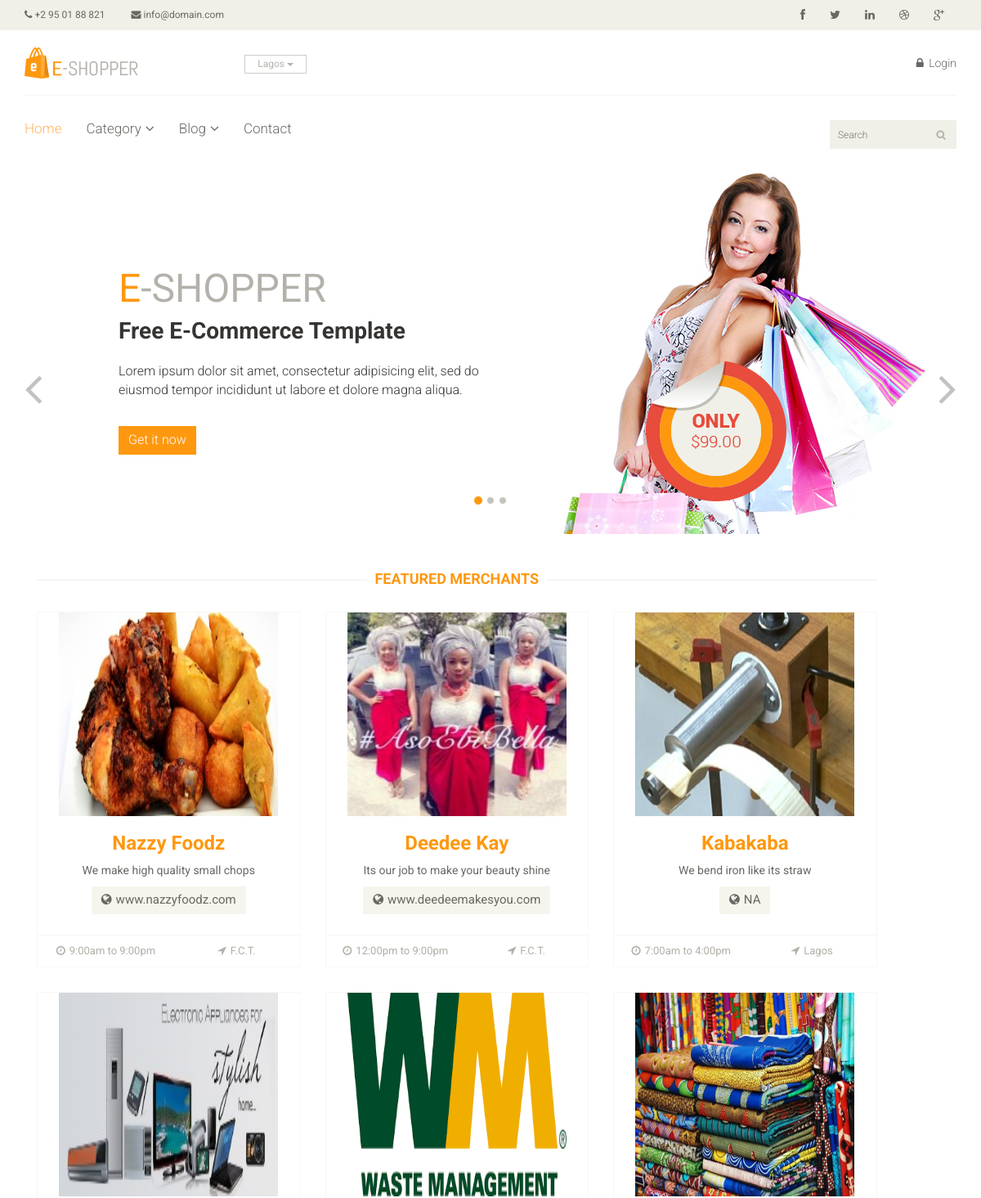
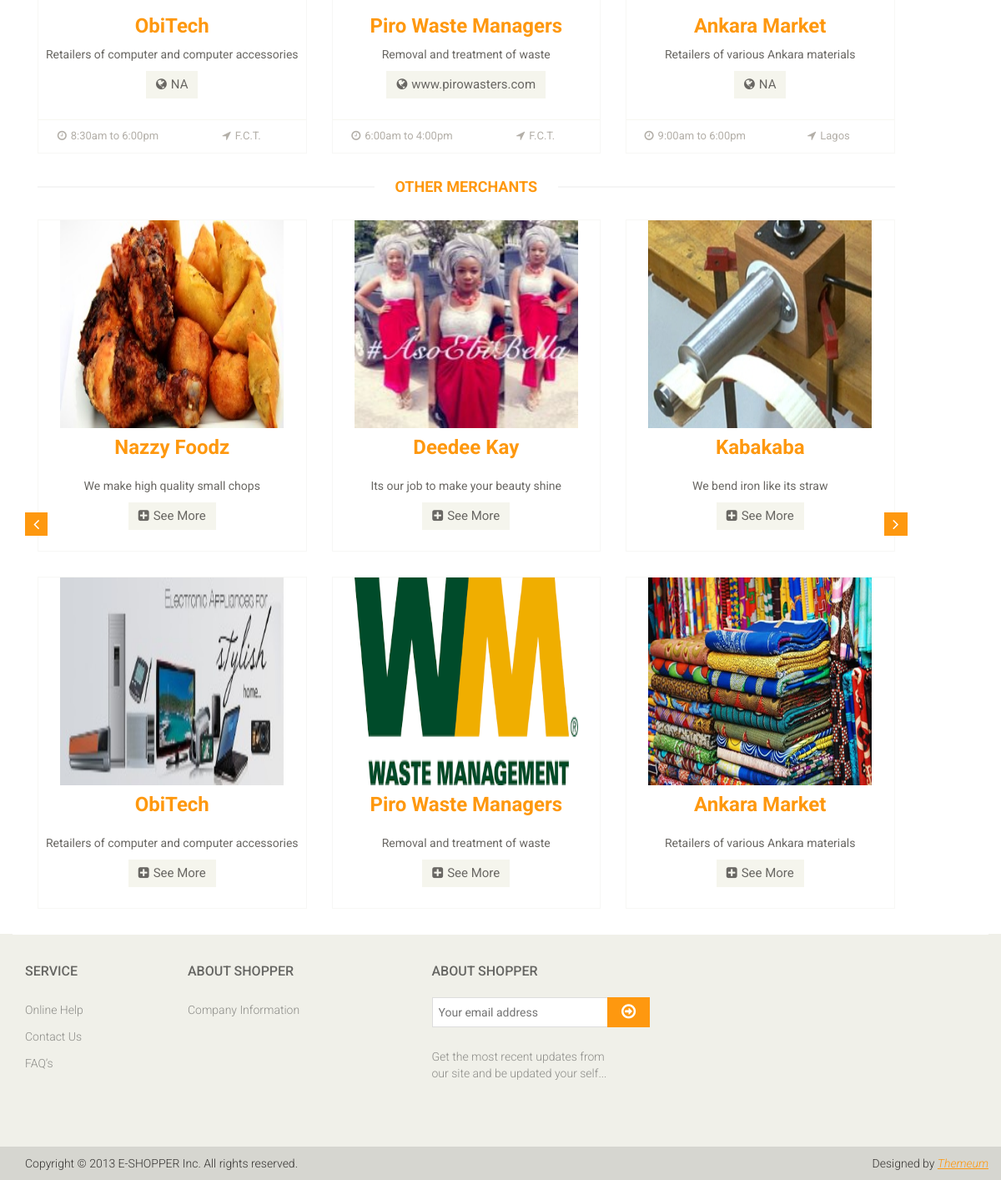
The page /home on the database its author committed (2 pictures, top to bottom).
### model.py (models this page shows)
class Merchant(Base):
	__tablename__ = 'merchant'
	id = Column(Integer, primary_key=True)
	name = Column(String (100), nullable=False)
	address = Column(String(255), nullable=False)
	lga = Column(String(120), nullable=False)
	state = Column(String(25), nullable=False)
	category = Column(String(50), nullable=False)
	website = Column(String(80))
	short_desc = Column(String(100))
	long_desc = Column(String(255))
	open_time = Column(String(5))
	close_time = Column(String(5))
	img = Column(String(255))

### run.py (the view)
@app.route('/')
@app.route('/home')
def home():
    featuredMerchants = session.query(FeaturedMerchants).all()
    merchants = []
    for merchant in featuredMerchants:
        merchants.append(merchant.merchant)
    otherMerchants = session.query(Merchant).all()
    return render_template('index.html',
                            featuredMerchants=merchants,
                            otherMerchants=otherMerchants)

### templates/index.html (shortened to what this page needs)
<!DOCTYPE html>
<html>
<head>
    <link href="{{ url_for('static', filename='css/bootstrap.min.css') }}" rel="stylesheet">
    <link href="{{ url_for('static', filename='css/font-awesome.min.css') }}" rel="stylesheet">
    <link href="{{ url_for('static', filename='css/prettyPhoto.css') }}" rel="stylesheet">
    <link href="{{ url_for('static', filename='css/price-range.css') }}" rel="stylesheet">
    <link href="{{ url_for('static', filename='css/animate.css') }}" rel="stylesheet">
	<link href="{{ url_for('static', filename='css/main.css') }}" rel="stylesheet">
	<link href="{{ url_for('static', filename='css/responsive.css') }}" rel="stylesheet">
</head>
<body>
	<header id="header">
		<div class="header_top">
			<div class="container">
				<div class="row">
					<div class="col-sm-6">
						<div class="contactinfo">
							<ul class="nav nav-pills">
								<li><a href="#"><i class="fa fa-phone"></i> +2 95 01 88 821</a></li>
								<li><a href="#"><i class="fa fa-envelope"></i> info@domain.com</a></li>
							</ul>
						</div>
					</div>
					<div class="col-sm-6">
						<div class="social-icons pull-right">
							<ul class="nav navbar-nav">
								<li><a href="#"><i class="fa fa-facebook"></i></a></li>
								<li><a href="#"><i class="fa fa-twitter"></i></a></li>
								<li><a href="#"><i class="fa fa-linkedin"></i></a></li>
								<li><a href="#"><i class="fa fa-dribbble"></i></a></li>
								<li><a href="#"><i class="fa fa-google-plus"></i></a></li>
							</ul>
						</div>
					</div>
				</div>
			</div>
		</div>
		<div class="header-middle">
			<div class="container">
				<div class="row">
					<div class="col-sm-4">
						<div class="logo pull-left">
							<a href="index.html"><img src="{{ url_for('static', filename='images/home/logo.png') }}" alt="" /></a>
						</div>
						<div class="btn-group pull-right">
							<div class="btn-group">
								<button type="button" class="btn btn-default dropdown-toggle usa" data-toggle="dropdown">
									Lagos
									<span class="caret"></span>
								</button>
							</div>
						</div>
					</div>
					<div class="col-sm-8">
						<div class="shop-menu pull-right">
							<ul class="nav navbar-nav">
								<li><a href="login.html"><i class="fa fa-lock"></i> Login</a></li>
							</ul>
						</div>
					</div>
				</div>
			</div>
		</div>
		<div class="header-bottom">
			<div class="container">
				<div class="row">
					<div class="col-sm-9">
						<div class="mainmenu pull-left">
							<ul class="nav navbar-nav collapse navbar-collapse">
								<li><a href="{{ url_for('home') }}" class="active">Home</a></li>
								<li class="dropdown"><a href="#">Category<i class="fa fa-angle-down"></i></a>
                                </li>
								<li class="dropdown"><a href="#">Blog<i class="fa fa-angle-down"></i></a>
                                </li>
								<li><a href="{{ url_for('contactUs') }}">Contact</a></li>
							</ul>
						</div>
					</div>
					<div class="col-sm-3">
						<form method="get" action="{{ url_for('search') }}" role="search">
							<div class="search_box pull-right">
								<input type="text" name="search" placeholder="Search"/>
							</div>
						</form>
					</div>
				</div>
			</div>
		</div>
	</header>
	<section id="slider">
		<div class="container">
			<div class="row">
				<div class="col-sm-12">
					<div id="slider-carousel" class="carousel slide" data-ride="carousel">
						<ol class="carousel-indicators">
							<li data-target="#slider-carousel" data-slide-to="0" class="active"></li>
							<li data-target="#slider-carousel" data-slide-to="1"></li>
							<li data-target="#slider-carousel" data-slide-to="2"></li>
						</ol>
						<div class="carousel-inner">
							<div class="item active">
								<div class="col-sm-6">
									<h1><span>E</span>-SHOPPER</h1>
									<h2>Free E-Commerce Template</h2>
									<p>Lorem ipsum dolor sit amet, consectetur adipisicing elit, sed do eiusmod tempor incididunt ut labore et dolore magna aliqua. </p>
									<button type="button" class="btn btn-default get">Get it now</button>
								</div>
								<div class="col-sm-6">
									<img src="{{ url_for('static', filename='images/home/girl1.jpg') }}" class="girl img-responsive" alt="" />
									<img src="{{ url_for('static', filename='images/home/pricing.png') }}" class="pricing" alt="" />
								</div>
							</div>
						</div>
						<a href="#slider-carousel" class="left control-carousel hidden-xs" data-slide="prev">
							<i class="fa fa-angle-left"></i>
						</a>
						<a href="#slider-carousel" class="right control-carousel hidden-xs" data-slide="next">
							<i class="fa fa-angle-right"></i>
						</a>
					</div>
				</div>
			</div>
		</div>
	</section>
	<section>
		<div class="container">
			<div class="row">
				<div class="col-sm-11 padding-right">
					<div class="features_items">
						<h2 class="title text-center">Featured Merchants</h2>
						{% for merchant in featuredMerchants %}
						<div class="col-sm-4">
							<div class="product-image-wrapper">
								<div class="single-products">
										<div class="productinfo text-center">
											<img src="{{ url_for('static', filename=merchant.img) }}" alt="" />
											<h2>{{ merchant.name }}</h2>
											<p>{{ merchant.short_desc }}</p>
											<a href="{{ merchant.website }}" class="btn btn-default add-to-cart"><i class="fa fa-globe"></i>{{ merchant.website }}</a>
										</div>
										<div class="product-overlay">
											<div class="overlay-content">
											</div>
										</div>
								</div>
								<div class="choose">
									<ul class="nav nav-pills nav-justified">
										<li><a href="#"><i class="fa fa-clock-o"></i>{{ merchant.open_time }} to {{ merchant.close_time }}</a></li>
										<li><a href="#"><i class="fa fa-location-arrow"></i>{{ merchant.state }}</a></li>
									</ul>
								</div>
							</div>
						</div>
						{% endfor %}
					</div>
					<div class="recommended_items">
						<h2 class="title text-center">Other Merchants</h2>
						<div id="recommended-item-carousel" class="carousel slide" data-ride="carousel">
							<div class="carousel-inner">
								<div class="item active">
								{% for merchant in otherMerchants %}
									<div class="col-sm-4">
										<div class="product-image-wrapper">
											<div class="single-products">
												<div class="productinfo text-center">
													<img src="{{ url_for('static', filename=merchant.img) }}" alt="" />
													<h2>{{ merchant.name }}</h2>
													<p>{{ merchant.short_desc }}</p>
													<a href="#" class="btn btn-default add-to-cart"><i class="fa fa-plus-square"></i>See More</a>
												</div>
											</div>
										</div>
									</div>
								{% endfor %}
								</div>
							</div>
							 <a class="left recommended-item-control" href="#recommended-item-carousel" data-slide="prev">
								<i class="fa fa-angle-left"></i>
							  </a>
							  <a class="right recommended-item-control" href="#recommended-item-carousel" data-slide="next">
								<i class="fa fa-angle-right"></i>
							  </a>
						</div>
					</div>
				</div>
			</div>
		</div>
	</section>
	<footer id="footer">
		<div class="footer-widget">
			<div class="container">
				<div class="row">
					<div class="col-sm-2">
						<div class="single-widget">
							<h2>Service</h2>
							<ul class="nav nav-pills nav-stacked">
								<li><a href="#">Online Help</a></li>
								<li><a href="#">Contact Us</a></li>
								<li><a href="#">FAQ’s</a></li>
							</ul>
						</div>
					</div>
					<div class="col-sm-2">
						<div class="single-widget">
							<h2>About Shopper</h2>
							<ul class="nav nav-pills nav-stacked">
								<li><a href="#">Company Information</a></li>
							</ul>
						</div>
					</div>
					<div class="col-sm-3 col-sm-offset-1">
						<div class="single-widget">
							<h2>About Shopper</h2>
							<form action="#" class="searchform">
								<input type="text" placeholder="Your email address" />
								<button type="submit" class="btn btn-default"><i class="fa fa-arrow-circle-o-right"></i></button>
								<p>Get the most recent updates from <br />our site and be updated your self...</p>
							</form>
						</div>
					</div>
				</div>
			</div>
		</div>
		<div class="footer-bottom">
			<div class="container">
				<div class="row">
					<p class="pull-left">Copyright © 2013 E-SHOPPER Inc. All rights reserved.</p>
					<p class="pull-right">Designed by <span><a target="_blank" href="http://www.themeum.com">Themeum</a></span></p>
				</div>
			</div>
		</div>
	</footer>
	<link href="{{ url_for('static', filename='css/main.css') }}" rel="stylesheet">
</body>
</html>

### rows shown on the page
Merchant: img (picture), name "Nazzy Foodz", short_desc "We make high quality small chops", website "www.nazzyfoodz.com", open_time "9:00am", close_time "9:00pm", state "F.C.T."
Merchant: img (picture), name "Deedee Kay", short_desc "Its our job to make your beauty shine", website "www.deedeemakesyou.com", open_time "12:00pm", close_time "9:00pm", state "F.C.T."
Merchant: img (picture), name "Kabakaba", short_desc "We bend iron like its straw", website "NA", open_time "7:00am", close_time "4:00pm", state "Lagos"
Merchant: img (picture), name "ObiTech", short_desc "Retailers of computer and computer accessories", website "NA", open_time "8:30am", close_time "6:00pm", state "F.C.T."
Merchant: img (picture), name "Piro Waste Managers", short_desc "Removal and treatment of waste", website "www.pirowasters.com", open_time "6:00am", close_time "4:00pm", state "F.C.T."
Merchant: img (picture), name "Ankara Market", short_desc "Retailers of various Ankara materials", website "NA", open_time "9:00am", close_time "6:00pm", state "Lagos"
